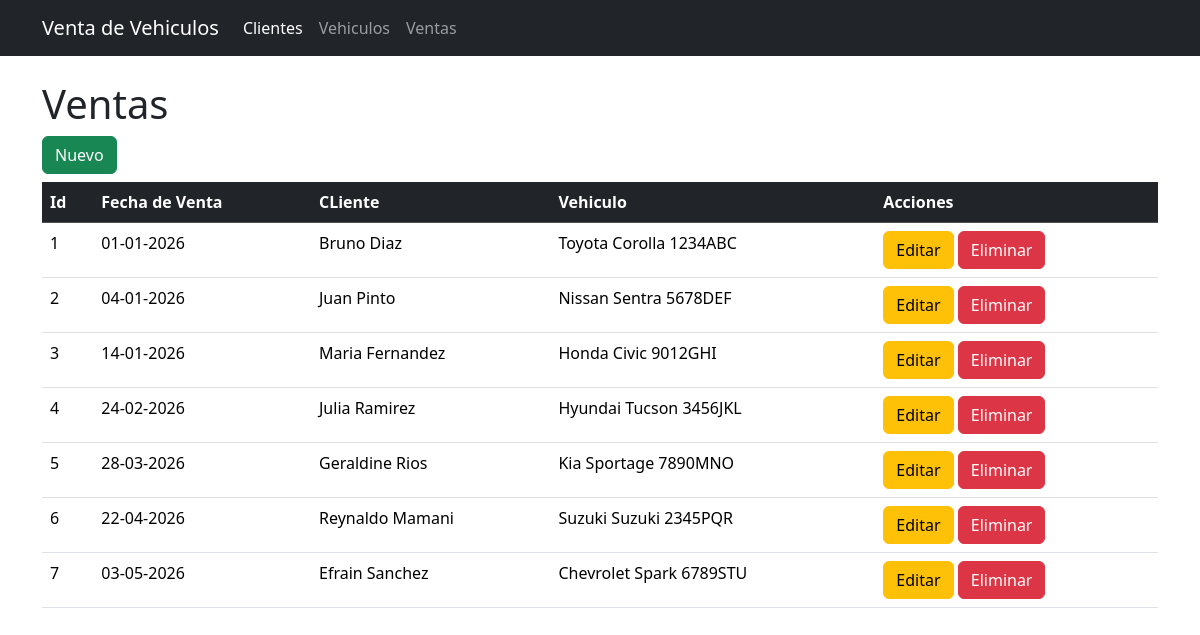
Page /ventas on the earlier database version.
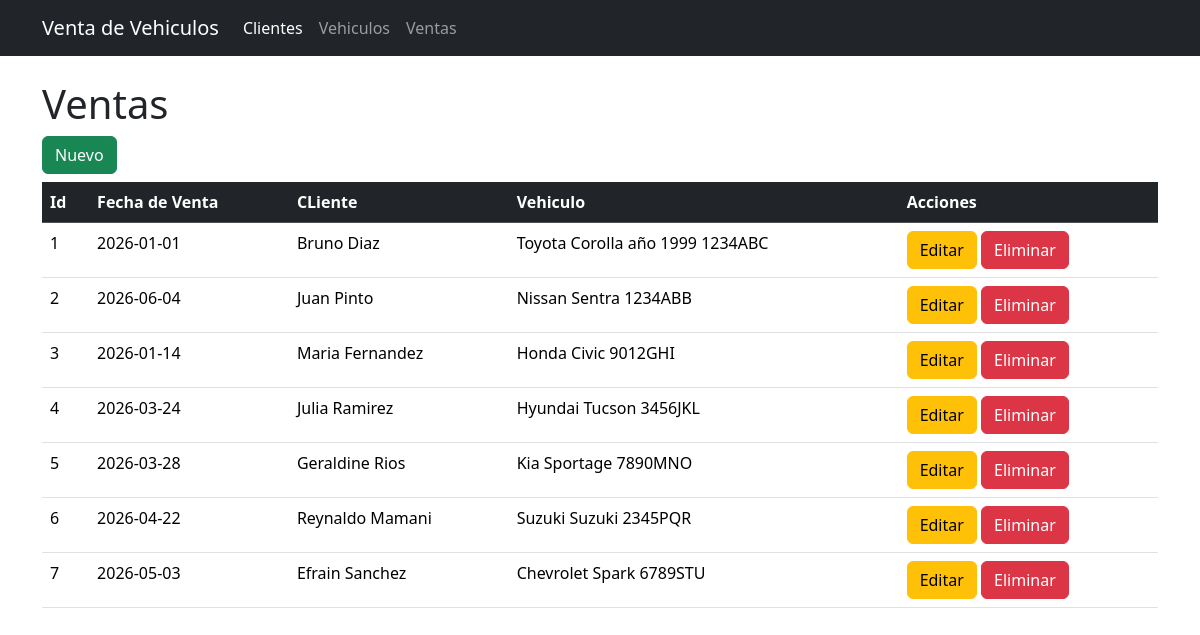
Same page on the later database version.
### tables this page shows
CREATE TABLE ventas(
        venta_id INTEGER PRIMARY KEY,
        fecha_venta DATE NOT NULL,
        vehiculo_id INTEGER NOT NULL,
        cliente_id INTEGER NOT NULL,
        FOREIGN KEY (vehiculo_id) REFERENCES vehiculos(vehiculo_id),
        FOREIGN KEY (cliente_id) REFERENCES clientes(cliente_id)
    );

### app.py (the view)
@app.route("/ventas")
def ventas():
    conn = get_db_connection() # Abrimos la conexion.
    ventas = conn.execute(
        """
            select v.venta_id,
                v.fecha_venta,
                c.nombres ||' '|| c.apellidos as cliente,
                vh.modelo ||' '|| vh.placa as vehiculo
            from ventas v
            join clientes c ON v.cliente_id = c.cliente_id
            join vehiculos vh ON v.vehiculo_id = vh.vehiculo_id
        """
    ).fetchall() # Usamos la conexion.
    conn.close()    # Cerramos la conexion.
    return render_template('ventas.html', ventas=ventas ) # Enviamos datos a la vista.

### app.py (called while the page is built)
def get_db_connection():
    conn = sqlite3.connect("venta_vehiculos.db")    # Transformamos los datos a diccionarios.
    conn.row_factory = sqlite3.Row
    return conn

### templates/ventas.html
{% extends "base.html" %}
{% block content %}
<h1>Ventas</h1>
<a href="{{url_for('nueva_venta')}}" class="btn btn-success mb-2">Nuevo</a>
<table class="table table-stiped table-hover">
    <thead class="table-dark">
        <tr>
            <th>Id</th>
            <th>Fecha de Venta</th>
            <th>CLiente</th>
            <th>Vehiculo</th>
            <th>Acciones</th>
        </tr>
    </thead>
    <tbody>
        {% for item in ventas  %}
        <tr>
            <td>{{ item.venta_id }}</td>
            <td>{{ item.fecha_venta }}</td>
            <td>{{ item.cliente }}</td>
            <td>{{ item.vehiculo }}</td>
            <td>
                <a href="{{url_for('editar_venta',id=item.venta_id)}}" class="btn btn-warning">Editar</a>
                <a href="{{url_for('eliminar_venta', id=item.venta_id)}}" class="btn btn-danger" onclick="return(confirm('Esta seguro eliminar ??'))">Eliminar</a>
            </td>
        </tr>
        {% endfor  %}
    </tbody>
</table>
{% endblock %}

### templates/base.html (shortened to what this page needs)
<!DOCTYPE html>
<html lang="es">
<head>
    <link href="https://cdn.jsdelivr.net/npm/bootstrap@5.3.3/dist/css/bootstrap.min.css" rel="stylesheet">
</head>
<body>
    <nav class="navbar navbar-expand-lg navbar-dark bg-dark">
        <div class="container">
            <a class="navbar-brand" href="#">Venta de Vehiculos</a>
            <div class="collapse navbar-collapse" id="navbarNavAltMarkup">
                <div class="navbar-nav">
                    <a class="nav-link active" aria-current="page" href="{{url_for('clientes')}}">Clientes</a>
                    <a class="nav-link" href="{{url_for('vehiculos')}}">Vehiculos</a>
                    <a class="nav-link" href="{{ url_for('ventas') }}">Ventas</a>
                </div>
            </div>
        </div>
    </nav>
    <div class="container mt-4">
        {% block content %}
        {% endblock %}
    </div>
</body>
</html>

Differences in the rows shown:
changed ventas id 1: fecha_venta "01-01-2026" → "2026-01-01"; vehiculo "Toyota Corolla 1234ABC" → "Toyota Corolla año 1999 1234ABC"
changed ventas id 2: fecha_venta "04-01-2026" → "2026-06-04"; vehiculo "Nissan Sentra 5678DEF" → "Nissan Sentra 1234ABB"
changed ventas id 3: fecha_venta "14-01-2026" → "2026-01-14"
changed ventas id 4: fecha_venta "24-02-2026" → "2026-03-24"
changed ventas id 5: fecha_venta "28-03-2026" → "2026-03-28"
changed ventas id 6: fecha_venta "22-04-2026" → "2026-04-22"
changed ventas id 7: fecha_venta "03-05-2026" → "2026-05-03"
